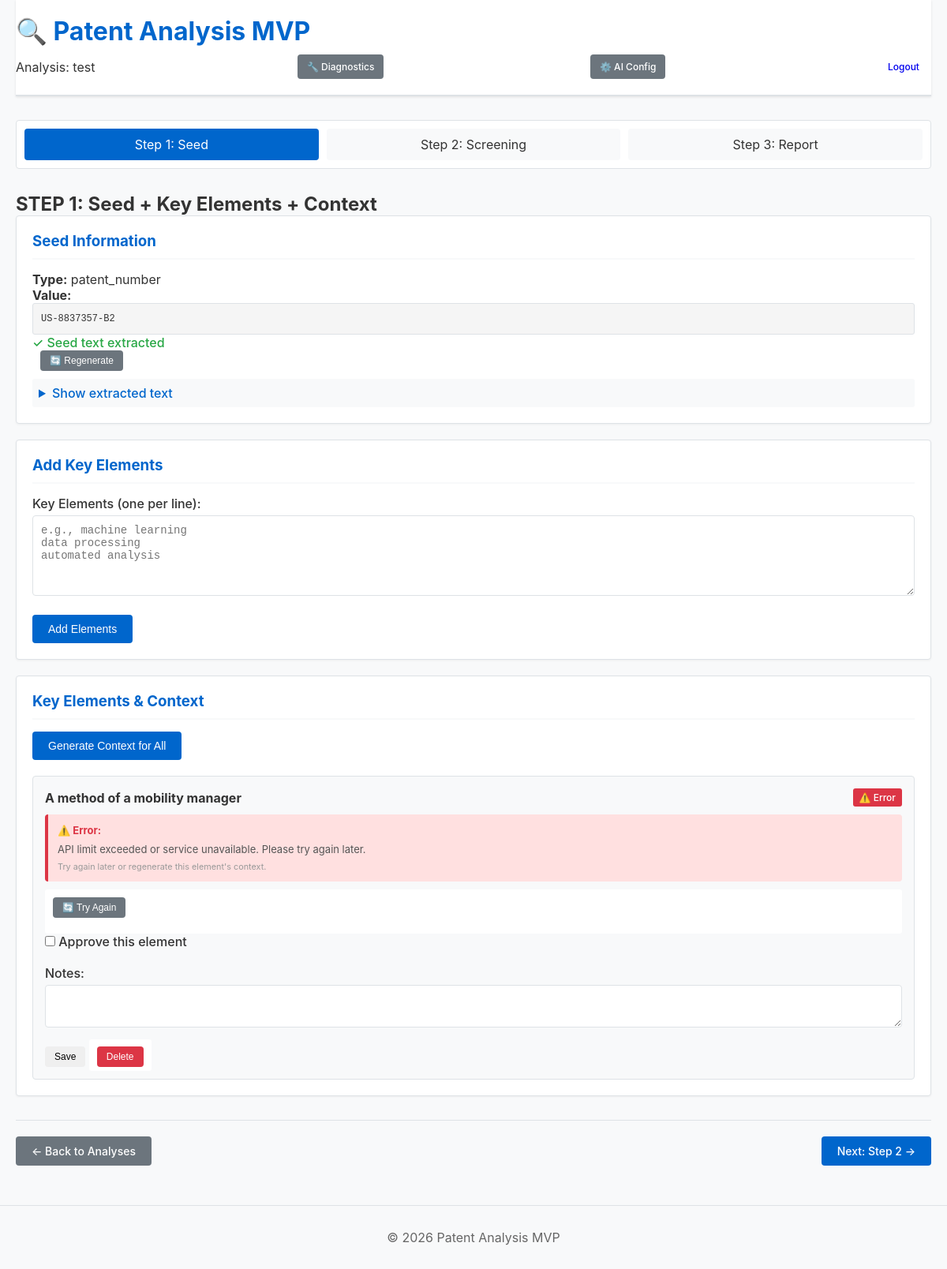
The app's page /step1.php?analysis_id=5 (signed in) with its own data.
### tables this page shows
CREATE TABLE analyses (
                id INTEGER PRIMARY KEY AUTOINCREMENT,
                name TEXT NOT NULL,
                seed_type TEXT NOT NULL,
                seed_value TEXT NOT NULL,
                seed_extracted_text TEXT,
                created_at TEXT DEFAULT CURRENT_TIMESTAMP,
                updated_at TEXT DEFAULT CURRENT_TIMESTAMP
            );

CREATE TABLE key_elements (
                id INTEGER PRIMARY KEY AUTOINCREMENT,
                analysis_id INTEGER NOT NULL,
                element_order INTEGER NOT NULL,
                element_text TEXT NOT NULL,
                approved INTEGER DEFAULT 0,
                context_json TEXT,
                context_error TEXT,
                user_notes TEXT,
                created_at TEXT DEFAULT CURRENT_TIMESTAMP,
                FOREIGN KEY(analysis_id) REFERENCES analyses(id) ON DELETE CASCADE
            );

### lib/Database.php (called while the page is built, shortened)
<?php
class Database {
    private static $instance = null;
    private $pdo;
    private function __construct() {
        try {
            $this->pdo = new PDO('sqlite:' . DB_PATH);
            $this->pdo->setAttribute(PDO::ATTR_ERRMODE, PDO::ERRMODE_EXCEPTION);
            $this->pdo->exec('PRAGMA busy_timeout = 5000');
            $this->pdo->exec('PRAGMA journal_mode = WAL');
        } catch (PDOException $e) {
            Logger::error("Database connection failed: " . $e->getMessage());
            die("Database connection error. Please run: php scripts/init_db.php");
        }
    }
    public static function getInstance() {
        if (self::$instance === null) {
            self::$instance = new self();
        }
        return self::$instance;
    }
    public function getAnalysis($id) {
        $stmt = $this->pdo->prepare("SELECT * FROM analyses WHERE id = ?");
        $stmt->execute([$id]);
        return $stmt->fetch(PDO::FETCH_ASSOC);
    }
    public function getKeyElements($analysisId) {
        $stmt = $this->pdo->prepare("
            SELECT * FROM key_elements WHERE analysis_id = ? ORDER BY element_order
        ");
        $stmt->execute([$analysisId]);
        return $stmt->fetchAll(PDO::FETCH_ASSOC);
    }
}

### public/step1.php (the view, shortened to what this page needs)
<?php
require_once __DIR__ . '/../config/config.php';
require_once __DIR__ . '/../lib/Database.php';
$db = Database::getInstance();
$analysisId = $_GET['analysis_id'] ?? null;
$analysis = $db->getAnalysis($analysisId);
$keyElements = $db->getKeyElements($analysisId);
?>
<!DOCTYPE html>
<html lang="en">
<head>
    <link rel="stylesheet" href="assets/styles.css">
</head>
<body>
    <div class="container">
        <header>
            <h1>🔍 Patent Analysis MVP</h1>
            <div class="header-actions">
                <span>Analysis: <?php echo htmlspecialchars($analysis['name']); ?></span>
                <a href="diagnostics.php" class="btn" style="background:#6c757d; color:white; padding:8px 12px; font-size:12px; margin-right:5px;">🔧 Diagnostics</a>
                <a href="ai_config.php" class="btn" style="background:#6c757d; color:white; padding:8px 12px; font-size:12px; margin-right:10px;">⚙️ AI Config</a>
                <a href="logout.php" class="btn btn-logout">Logout</a>
            </div>
        </header>
        <main>
            <nav class="workflow-nav">
                <a href="step1.php?analysis_id=<?php echo $analysisId; ?>" class="nav-step active">Step 1: Seed</a>
                <a href="step2.php?analysis_id=<?php echo $analysisId; ?>" class="nav-step">Step 2: Screening</a>
                <a href="step3.php?analysis_id=<?php echo $analysisId; ?>" class="nav-step">Step 3: Report</a>
            </nav>
            <section class="step-section">
                <h2>STEP 1: Seed + Key Elements + Context</h2>
                <div class="card">
                    <h3>Seed Information</h3>
                    <p><strong>Type:</strong> <?php echo htmlspecialchars($analysis['seed_type']); ?></p>
                    <p><strong>Value:</strong></p>
                    <pre class="code-block"><?php echo htmlspecialchars(substr($analysis['seed_value'], 0, 300)); ?><?php if (strlen($analysis['seed_value']) > 300) echo '...'; ?></pre>
                    <?php if (!$analysis['seed_extracted_text']): ?>
                        <form method="POST" style="display:inline;">
                            <input type="hidden" name="action" value="fetch_seed">
                            <button type="submit" class="btn btn-primary">Fetch Seed Text</button>
                        </form>
                    <?php else: ?>
                        <p class="success-text">✓ Seed text extracted</p>
                        <form method="POST" style="display:inline; margin-left:10px;">
                            <button type="submit" class="btn btn-small" style="background:#6c757d; color:white;">🔄 Regenerate</button>
                        </form>
                        <details>
                            <summary>Show extracted text</summary>
                        </details>
                    <?php endif; ?>
                </div>
                <div class="card">
                    <h3>Add Key Elements</h3>
                    <form method="POST">
                        <div class="form-group">
                            <label for="elements_text">Key Elements (one per line):</label>
                            <textarea id="elements_text" name="elements_text" rows="5"
                                      placeholder="e.g., machine learning&#10;data processing&#10;automated analysis"></textarea>
                        </div>
                        <button type="submit" class="btn btn-primary">Add Elements</button>
                    </form>
                </div>
                <?php if (!empty($keyElements)): ?>
                    <div class="card">
                        <h3>Key Elements & Context</h3>
                        <?php if ($analysis['seed_extracted_text']): ?>
                            <form method="POST" style="margin-bottom: 20px;">
                                <button type="submit" class="btn btn-primary">Generate Context for All</button>
                            </form>
                        <?php else: ?>
                            <p class="info-text">Please fetch seed text first before generating context.</p>
                        <?php endif; ?>
                        <div class="elements-list">
                            <?php foreach ($keyElements as $elem): ?>
                                <div class="element-card">
                                    <div class="element-header">
                                        <h4><?php echo htmlspecialchars($elem['element_text']); ?></h4>
                                        <?php if ($elem['context_json']): ?>
                                            <span class="badge badge-success">✓ Context Ready</span>
                                        <?php elseif ($elem['context_error']): ?>
                                            <span class="badge" style="background:#dc3545; color:white;">⚠️ Error</span>
                                        <?php else: ?>
                                            <span class="badge badge-warning">⏳ Pending</span>
                                        <?php endif; ?>
                                    </div>
                                    <?php if ($elem['context_json']):
                                        $ctx = json_decode($elem['context_json'], true);
                                    ?>
                                        <div class="context-display">
                                            <p><strong>Definition:</strong> <?php echo htmlspecialchars($ctx['definition'] ?? ''); ?></p>
                                            <p><strong>Synonyms:</strong> <?php echo htmlspecialchars(implode(', ', $ctx['synonyms'] ?? [])); ?></p>
                                            <p><strong>Explicit markers:</strong> <?php echo htmlspecialchars(implode(', ', $ctx['explicit_markers'] ?? [])); ?></p>
                                        </div>
                                    <?php elseif ($elem['context_error']): ?>
                                        <div class="context-display" style="background:#ffe0e0; padding:12px; border-radius:4px; border-left:4px solid #dc3545;">
                                            <p><strong style="color:#dc3545;">⚠️ Error:</strong></p>
                                            <p style="color:#555; margin-top:8px;"><?php echo htmlspecialchars($elem['context_error']); ?></p>
                                            <small style="color:#999; margin-top:8px; display:block;">Try again later or regenerate this element's context.</small>
                                        </div>
                                    <?php endif; ?>
                                    <form method="POST" class="element-form">
                                        <?php if ($elem['context_error']): ?>
                                            <div style="margin-bottom:10px;">
                                                <form method="POST" style="display:inline;">
                                                    <button type="submit" class="btn btn-small" style="background:#6c757d; color:white; padding:6px 12px; font-size:12px;">🔄 Try Again</button>
                                                </form>
                                            </div>
                                        <?php endif; ?>
                                        <div class="form-group">
                                            <label>
                                                <input type="checkbox" name="approve_<?php echo $elem['id']; ?>"
                                                       <?php echo $elem['approved'] ? 'checked' : ''; ?>>
                                                Approve this element
                                            </label>
                                        </div>
                                        <div class="form-group">
                                            <label for="notes_<?php echo $elem['id']; ?>">Notes:</label>
                                            <textarea id="notes_<?php echo $elem['id']; ?>" name="notes_<?php echo $elem['id']; ?>" rows="2"></textarea>
                                        </div>
                                        <button type="submit" class="btn btn-small">Save</button>
                                    </form>
                                    <form method="POST" class="element-form" style="display:inline; margin-top:10px;">
                                        <button type="submit" class="btn btn-small btn-danger" onclick="return confirm('Delete this element?')">Delete</button>
                                    </form>
                                </div>
                            <?php endforeach; ?>
                        </div>
                    </div>
                <?php endif; ?>
                <div class="step-nav">
                    <a href="index.php" class="btn btn-secondary">← Back to Analyses</a>
                    <a href="step2.php?analysis_id=<?php echo $analysisId; ?>" class="btn btn-primary">Next: Step 2 →</a>
                </div>
            </section>
        </main>
    </div>
    <footer>
        <p>&copy; 2026 Patent Analysis MVP</p>
    </footer>
</body>
</html>

### public/assets/styles.css (style rules this page uses)
* { margin: 0; padding: 0; box-sizing: border-box; }
:root { --primary: #0066cc; --primary-dark: #0052a3; --success: #28a745; --warning: #ffc107; --error: #dc3545; --info: #17a2b8; --light: #f8f9fa; --border: #dee2e6; --text: #333; --text-light: #666; }
html, body { font-family: -apple-system, BlinkMacSystemFont, 'Segoe UI', Roboto, 'Helvetica Neue', Arial, sans-serif; color: var(--text); background: var(--light); }
.container { max-width: 1200px; margin: 0 auto; padding: 0 20px; }
header { background: white; border-bottom: 2px solid var(--border); padding: 20px 0; margin-bottom: 30px; box-shadow: 0 1px 3px rgba(0, 0, 0, 0.1); }
header h1 { color: var(--primary); margin-bottom: 10px; }
.header-actions { display: flex; justify-content: space-between; align-items: center; margin-top: 10px; }
footer { text-align: center; padding: 30px; color: var(--text-light); border-top: 1px solid var(--border); margin-top: 50px; }
.btn { display: inline-block; padding: 10px 20px; font-size: 14px; border: none; border-radius: 4px; cursor: pointer; text-decoration: none; transition: all 0.3s ease; font-weight: 500; }
.btn-primary { background: var(--primary); color: white; }
.btn-secondary { background: #6c757d; color: white; }
.btn-danger { background: var(--error); color: white; }
.btn-small { padding: 6px 12px; font-size: 12px; }
.btn-logout { padding: 8px 15px; font-size: 12px; }
.form-group { margin-bottom: 20px; }
.form-group label { display: block; margin-bottom: 5px; font-weight: 500; }
.form-group input[type="text"], .form-group input[type="email"], .form-group input[type="password"], .form-group textarea, .form-group select { width: 100%; padding: 10px; border: 1px solid var(--border); border-radius: 4px; font-size: 14px; font-family: inherit; }
.form-group textarea { resize: vertical; font-family: monospace; }
.card { background: white; padding: 20px; margin-bottom: 20px; border-radius: 4px; border: 1px solid var(--border); box-shadow: 0 1px 3px rgba(0, 0, 0, 0.05); }
.card h3 { margin-bottom: 15px; color: var(--primary); border-bottom: 2px solid var(--light); padding-bottom: 10px; }
.card h4 { margin-top: 15px; margin-bottom: 10px; color: var(--text); }
.workflow-nav { display: flex; gap: 10px; margin-bottom: 30px; background: white; padding: 10px; border-radius: 4px; border: 1px solid var(--border); }
.nav-step { flex: 1; padding: 10px 15px; text-align: center; border-radius: 4px; text-decoration: none; color: var(--text); background: var(--light); transition: all 0.3s ease; }
.nav-step.active { background: var(--primary); color: white; }
.step-nav { display: flex; gap: 10px; justify-content: space-between; margin-top: 30px; padding-top: 20px; border-top: 1px solid var(--border); }
.badge { display: inline-block; padding: 4px 8px; font-size: 12px; border-radius: 3px; font-weight: 500; }
.elements-list { display: grid; gap: 15px; }
.element-card { background: #f8f9fa; padding: 15px; border-radius: 4px; border: 1px solid var(--border); }
.element-header { display: flex; justify-content: space-between; align-items: center; margin-bottom: 10px; }
.element-header h4 { margin: 0; }
.context-display { background: white; padding: 10px; border-radius: 3px; margin: 10px 0; font-size: 13px; }
.context-display p { margin-bottom: 8px; }
.element-form { background: white; padding: 10px; border-radius: 3px; margin-top: 10px; }
.code-block { background: #f5f5f5; padding: 10px; border-radius: 3px; border: 1px solid var(--border); overflow-x: auto; font-family: monospace; font-size: 12px; line-height: 1.5; }
.success-text { color: var(--success); font-weight: 500; }
details { margin-top: 10px; }
summary { cursor: pointer; color: var(--primary); font-weight: 500; padding: 8px; background: var(--light); border-radius: 3px; user-select: none; }

### records on screen
analyses: name "test", seed_type "patent_number", seed_value "US-8837357-B2"
key_elements: element_text "A method of a mobility manager", shows "⚠️ Error", context_error "API limit exceeded or service unavailable. Please try again later."
